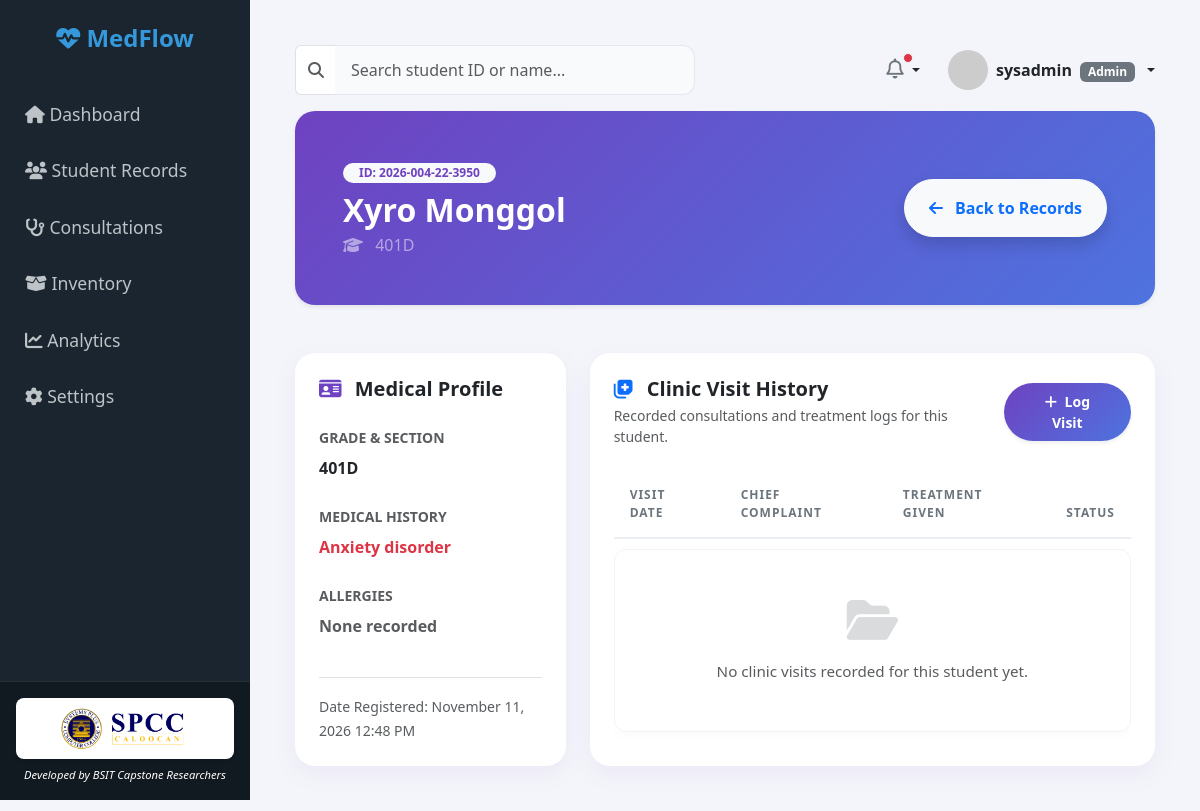
The page /modules/records/view.php?id=04-22-3950 (signed in) on the database its author committed.
### tables this page shows
CREATE TABLE IF NOT EXISTS `students` (
  `student_id` varchar(50) NOT NULL,
  `first_name` varchar(50) DEFAULT NULL,
  `last_name` varchar(50) DEFAULT NULL,
  `grade_section` varchar(50) DEFAULT NULL,
  `medical_history` text,
  `allergies` text,
  `created_at` timestamp NULL DEFAULT CURRENT_TIMESTAMP,
  PRIMARY KEY (`student_id`)
);

### modules/records/view.php (the view, shortened to what this page needs)
<?php
require_once '../../includes/db_connect.php';
$student_id = $_GET['id'] ?? '';
try {
    $stmt = $pdo->prepare("SELECT * FROM students WHERE student_id = ?");
    $stmt->execute([$student_id]);
    $student = $stmt->fetch(PDO::FETCH_ASSOC);
} catch (PDOException $e) {
    header("Location: index.php?error=Database error");
    exit();
}
?>
<!DOCTYPE html>
<html lang="en">
<head>
    <link href="https://cdn.jsdelivr.net/npm/bootstrap@5.3.0/dist/css/bootstrap.min.css" rel="stylesheet">
    <link rel="stylesheet" href="https://cdnjs.cloudflare.com/ajax/libs/font-awesome/6.4.0/css/all.min.css">
</head>
<body>
    <?php include '../../includes/sidebar.php'; ?>
    <div class="main-content">
        <?php include '../../includes/topbar.php'; ?>
        <div class="card bg-gradient-purple p-5 mb-5 shadow-sm mt-3">
            <div class="d-flex justify-content-between align-items-center">
                <div>
                    <span class="badge bg-light text-purple px-3 py-1 rounded-pill fw-semibold mb-2" style="color: #6f42c1 !important;">ID: 2026-0<?php echo str_pad($student['student_id'], 3, '0', STR_PAD_LEFT); ?></span>
                    <h2 class="fw-bold mb-1 text-white"><?php echo htmlspecialchars($student['first_name'] . ' ' . $student['last_name']); ?></h2>
                    <p class="text-white-50 fs-6 mb-0"><i class="fa-solid fa-graduation-cap me-2"></i> <?php echo htmlspecialchars($student['grade_section']); ?></p>
                </div>
                <a href="index.php" class="btn btn-light fw-bold px-4 py-3 shadow text-primary rounded-pill">
                    <i class="fa-solid fa-arrow-left me-2"></i> Back to Records
                </a>
            </div>
        </div>
        <div class="row g-4">
            <div class="col-lg-4">
                <div class="card p-4 h-100">
                    <h5 class="fw-bold text-dark mb-4"><i class="fa-solid fa-id-card me-2 text-purple" style="color: #6f42c1;"></i> Medical Profile</h5>
                    <div class="mb-4">
                        <label class="form-label text-muted small fw-bold text-uppercase">Grade & Section</label>
                        <p class="fw-semibold text-dark fs-6 mb-0"><?php echo htmlspecialchars($student['grade_section']); ?></p>
                    </div>
                    <div class="mb-4">
                        <label class="form-label text-muted small fw-bold text-uppercase">Medical History</label>
                        <p class="text-danger fw-semibold mb-0"><?php echo htmlspecialchars($student['medical_history'] ?: 'None recorded'); ?></p>
                    </div>
                    <div class="mb-4">
                        <label class="form-label text-muted small fw-bold text-uppercase">Allergies</label>
                        <p class="text-muted fw-semibold mb-0">None recorded</p>
                    </div>
                    <div class="mt-auto pt-3 border-top">
                        <span class="text-muted small">Date Registered: <?php echo !empty($student['created_at']) ? date('F d, Y h:i A', strtotime($student['created_at'])) : 'October 22, 2026'; ?></span>
                    </div>
                </div>
            </div>
            <div class="col-lg-8">
                <div class="card p-4 h-100">
                    <div class="d-flex justify-content-between align-items-center mb-4">
                        <div>
                            <h5 class="fw-bold text-dark mb-1"><i class="fa-solid fa-notes-medical me-2 text-primary"></i> Clinic Visit History</h5>
                            <p class="text-muted small mb-0">Recorded consultations and treatment logs for this student.</p>
                        </div>
                        <?php if ($user_role === 'Admin' || $user_role === 'Nurse'): ?>
                            <button class="btn btn-primary btn-sm px-4 py-2 rounded-pill fw-semibold shadow-sm" style="background: linear-gradient(135deg, #6f42c1 0%, #4e73df 100%); border: none;" data-bs-toggle="modal" data-bs-target="#logVisitModal">
                                <i class="fa-solid fa-plus me-1"></i> Log Visit
                            </button>
                        <?php endif; ?>
                    </div>
                    <div class="table-responsive">
                        <table class="table align-middle mb-0">
                            <thead>
                                <tr>
                                    <th class="ps-3">Visit Date</th>
                                    <th>Chief Complaint</th>
                                    <th>Treatment Given</th>
                                    <th class="text-end pe-3">Status</th>
                                </tr>
                            </thead>
                            <tbody>
                                <?php
                                try {
                                    $v_stmt = $pdo->prepare("SELECT * FROM consultations WHERE student_id = ? ORDER BY consultation_date DESC");
                                    $v_stmt->execute([$student_id]);
                                    if ($v_stmt->rowCount() > 0) {
                                        while ($visit = $v_stmt->fetch(PDO::FETCH_ASSOC)) {
                                            $v_date = date('M d, Y h:i A', strtotime($visit['consultation_date']));
                                            $status = $visit['status'];
                                            $badgeClass = 'bg-secondary bg-opacity-10 text-secondary';
                                            if ($status == 'Cleared') $badgeClass = 'bg-success bg-opacity-10 text-success border border-success-subtle';
                                            elseif ($status == 'Under Observation') $badgeClass = 'bg-warning bg-opacity-10 text-warning border border-warning-subtle';
                                            elseif ($status == 'Sent Home') $badgeClass = 'bg-danger bg-opacity-10 text-danger border border-danger-subtle';
                                            echo "<tr>";
                                            echo "<td class='ps-3 fw-semibold text-dark'>" . $v_date . "</td>";
                                            echo "<td>" . htmlspecialchars($visit['chief_complaint']) . "</td>";
                                            echo "<td>" . htmlspecialchars($visit['action_taken']) . "</td>";
                                            echo "<td class='text-end pe-3'><span class='badge {$badgeClass} px-3 py-2 rounded-pill fw-semibold'>" . htmlspecialchars($status) . "</span></td>";
                                            echo "</tr>";
                                        }
                                    } else {
                                        echo "<tr><td colspan='4' class='text-center text-muted py-5'>
                                                <i class='fa-solid fa-folder-open fa-3x mb-3 text-secondary opacity-25'></i>
                                                <p class='mb-0 fw-medium'>No clinic visits recorded for this student yet.</p>
                                              </td></tr>";
                                    }
                                } catch (PDOException $e) {
                                    echo "<tr><td colspan='4' class='text-center text-danger py-4'>Error loading visit history.</td></tr>";
                                }
                                ?>
                            </tbody>
                        </table>
                    </div>
                </div>
            </div>
        </div>
    </div>
</body>
</html>

### modules/records/view.php (style rules this page uses)
body { background-color: #f4f5fa; font-family: 'Segoe UI', Tahoma, Geneva, Verdana, sans-serif; overflow-x: hidden; }
.main-content { margin-left: 250px; padding: 45px; width: calc(100% - 250px); }
.card { border: none; border-radius: 20px; box-shadow: 0 8px 25px rgba(111, 66, 193, 0.07); background-color: #ffffff; }
.bg-gradient-purple { background: linear-gradient(135deg, #6f42c1 0%, #4e73df 100%); color: white; border-radius: 20px; }
.table { border-collapse: separate; border-spacing: 0 10px; margin-top: -10px; }
.table thead th { background-color: transparent; color: #6c757d; font-weight: 700; text-transform: uppercase; font-size: 0.75rem; letter-spacing: 1px; border-bottom: 2px solid #eaedf2; padding: 15px 20px; }
.table tbody tr { background-color: #ffffff; box-shadow: 0 3px 10px rgba(0, 0, 0, 0.02); }
.table tbody td { padding: 18px 20px; color: #2d3748; vertical-align: middle; font-size: 0.95rem; border-top: 1px solid #f1f3f8; border-bottom: 1px solid #f1f3f8; }
.table tbody td:first-child { border-left: 1px solid #f1f3f8; border-top-left-radius: 12px; border-bottom-left-radius: 12px; }
.table tbody td:last-child { border-right: 1px solid #f1f3f8; border-top-right-radius: 12px; border-bottom-right-radius: 12px; }

### rows shown on the page
students: student_id "04-22-3950", first_name+last_name "Xyro Monggol", grade_section "401D", medical_history "Anxiety disorder", created_at "November 11, 2026 12:48 PM"

### other values the page prints
$_SESSION['username'] "sysadmin"
$_SESSION['role'] "Admin"
